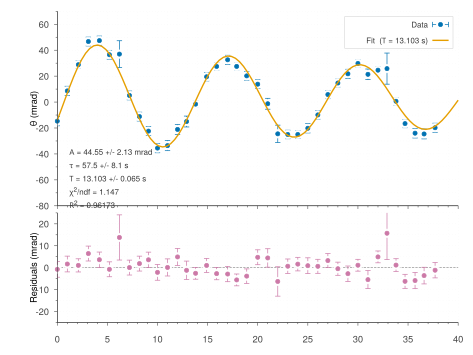

Recreate this plot in gnuplot.
# ══════════════════════════════════════════════════════════════════════════════
# cavendish.gp — Cavendish torsion pendulum
#                Damped sinusoid fit + residuals panel
#
# Usage:
#   gnuplot cavendish.gp                         → cavendish.pdf (default)
#   gnuplot -e "MODE='png'" cavendish.gp         → cavendish.png
#   gnuplot -e "MODE='interactive'" cavendish.gp → wxt live window
#
# Outputs: cavendish.pdf (or .png)  +  cavendish_fit.dat
# ══════════════════════════════════════════════════════════════════════════════

if (!exists("DATAFILE")) { DATAFILE = "cavendish.data" }
if (!exists("OUT"))      { OUT      = "cavendish"      }
if (!exists("MODE"))     { MODE     = "pdf"            }

# ── Wong colour palette ────────────────────────────────────────────────────────
C_BLUE   = "#0072B2"
C_ORANGE = "#E69F00"
C_PINK   = "#CC79A7"
C_DKGREY = "#333333"
C_MDGREY = "#777777"
C_GRID   = "#dddddd"
FF = "Helvetica"

# ── Model: damped sinusoid ─────────────────────────────────────────────────────
theta(t) = theta0 + a * exp(-t/tau) * sin(2*pi*t/T + phi)
a=40.0; tau=500.0; phi=-0.5; T=10.0; theta0=5.0
set fit quiet
set fit errorvariables
FIT_LIMIT = 1e-12
fit theta(x) DATAFILE u 1:2:3 yerrors via a, tau, phi, T, theta0
CHI2_red = FIT_WSSR / FIT_NDF

# ── R² ────────────────────────────────────────────────────────────────────────
stats DATAFILE u 2 name "S" nooutput
SS_tot = S_sumsq - S_records * S_mean**2
set table $RES
    plot DATAFILE u 1:($2 - theta($1)) w table
unset table
stats $RES u 2 name "E" nooutput
Rsq = 1.0 - E_sumsq / SS_tot

# ── Console summary ───────────────────────────────────────────────────────────
print ""
print "==========================================="
print "  Cavendish Pendulum -- Fit Results"
print "==========================================="
print sprintf("  A      = %7.3f +/- %.3f  mrad", a,      a_err)
print sprintf("  tau    = %7.3f +/- %.3f  s",    tau,    tau_err)
print sprintf("  T      = %7.4f +/- %.4f  s",    T,      T_err)
print sprintf("  phi    = %7.4f +/- %.4f  rad",  phi,    phi_err)
print sprintf("  theta0 = %7.3f +/- %.3f  mrad", theta0, theta0_err)
print sprintf("  chi2/ndf = %.4f",                CHI2_red)
print sprintf("  R2       = %.6f",                Rsq)
print "==========================================="
print ""

# ── Write fitted values file ──────────────────────────────────────────────────
set table $ALLT
    plot DATAFILE u 1:2:3 w table
unset table

set print OUT."_fit.dat"
print "# t(s)    data(mrad)    err(mrad)    fit(mrad)    residual(mrad)"
do for [i=1:|$ALLT|] {
    _row = $ALLT[i]
    _t   = real(word(_row,1))
    _d   = real(word(_row,2))
    _e   = real(word(_row,3))
    _f   = theta(_t)
    _r   = _d - _f
    print sprintf("%.4f\t%.4f\t%.4f\t%.4f\t%.4f", _t, _d, _e, _f, _r)
}
unset print
print sprintf(">>> Saved: %s_fit.dat", OUT)

# ═════════════════════════════════════════════════════════════════════════════
# TERMINALS
# ═════════════════════════════════════════════════════════════════════════════
if (MODE eq "interactive") {
    set terminal wxt noraise enhanced font FF.",10" size 900,650 persist
} else { if (MODE eq "png") {
    set terminal pngcairo enhanced color font FF.",10" size 1600,1100
    set output OUT.".png"
} else {
    set terminal pdfcairo enhanced color font FF.",10" \
        size 12cm, 9cm linewidth 1.0
    set output OUT.".pdf"
}}

# ── Common styles ─────────────────────────────────────────────────────────────
set style line 1  lc rgb C_BLUE   pt 7  ps 0.50 lw 1.0
set style line 2  lc rgb C_ORANGE lw 2.0 lt 1
set style line 3  lc rgb C_PINK   pt 7  ps 0.50 lw 1.0
set style line 10 lc rgb C_MDGREY lw 0.8 lt 2 dt (6,3)

# ═════════════════════════════════════════════════════════════════════════════
# MULTIPLOT
# ═════════════════════════════════════════════════════════════════════════════
set multiplot layout 2,1 \
    margins 0.12, 0.97, 0.09, 0.97 \
    spacing 0, 0.02

# ─────────────────────────────────────────────────────────────────────────────
# TOP PANEL — data + fit
# ─────────────────────────────────────────────────────────────────────────────
set lmargin at screen 0.12
set rmargin at screen 0.97
set tmargin at screen 0.97
set bmargin at screen 0.42

unset xlabel
set ylabel "{/Helvetica-Oblique {/Symbol q}} (mrad)" font FF.",10" offset 2.0,0
set xrange [0:40]
set yrange [-80:70]
set xtics 5 nomirror out scale 0.6,0.3 format ""
set ytics 20 nomirror out scale 0.6,0.3
set mxtics 5
set mytics 2
set grid xtics ytics lt 0 lw 0.3 lc rgb C_GRID
set border 3 lw 0.8 lc rgb "#444444"
set key top right spacing 1.4 samplen 2.5 \
    box lw 0.5 lc rgb "#bbbbbb" font FF.",8.5"

set label 1 \
    sprintf("{/=8.5 {/Helvetica-Oblique A} = %.2f +/- %.2f mrad}\n" . \
            "{/=8.5 {/Symbol t} = %.1f +/- %.1f s}\n" . \
            "{/=8.5 {/Helvetica-Oblique T} = %.3f +/- %.3f s}\n" . \
            "{/=8.5 {/Symbol c}^{2}/ndf = %.3f}\n" . \
            "{/=8.5 {/Helvetica-Oblique R}^{2} = %.5f}", \
            a, a_err, tau, tau_err, T, T_err, CHI2_red, Rsq) \
    at graph 0.03, 0.28 left font FF tc rgb C_DKGREY front

plot \
    DATAFILE u 1:2:3 w yerrorbars ls 1 t "Data", \
    theta(x)         w lines      ls 2 t sprintf("Fit  ({/Helvetica-Oblique T} = %.3f s)", T)

# ─────────────────────────────────────────────────────────────────────────────
# BOTTOM PANEL — residuals
# ─────────────────────────────────────────────────────────────────────────────
set lmargin at screen 0.12
set rmargin at screen 0.97
set tmargin at screen 0.40
set bmargin at screen 0.09

set xlabel "Time (s)" font FF.",10" offset 0,0.3
set ylabel "Residuals (mrad)" font FF.",10" offset 2.0,0
set xrange [0:40]
set yrange [-25:25]
set xtics 5 nomirror out scale 0.6,0.3 format "%g"
set ytics 10 nomirror out scale 0.6,0.3
set mxtics 5
set mytics 2
set grid xtics ytics lt 0 lw 0.3 lc rgb C_GRID
set border 3 lw 0.8 lc rgb "#444444"
unset label 1
unset key

plot \
    0 w lines ls 10 notitle, \
    DATAFILE u 1:($2 - theta($1)):3 w yerrorbars ls 3 notitle

unset multiplot

# ── Close ─────────────────────────────────────────────────────────────────────
if (MODE ne "interactive") {
    unset output
    print sprintf(">>> Saved: %s.%s", OUT, (MODE eq "png" ? "png" : "pdf"))
}
